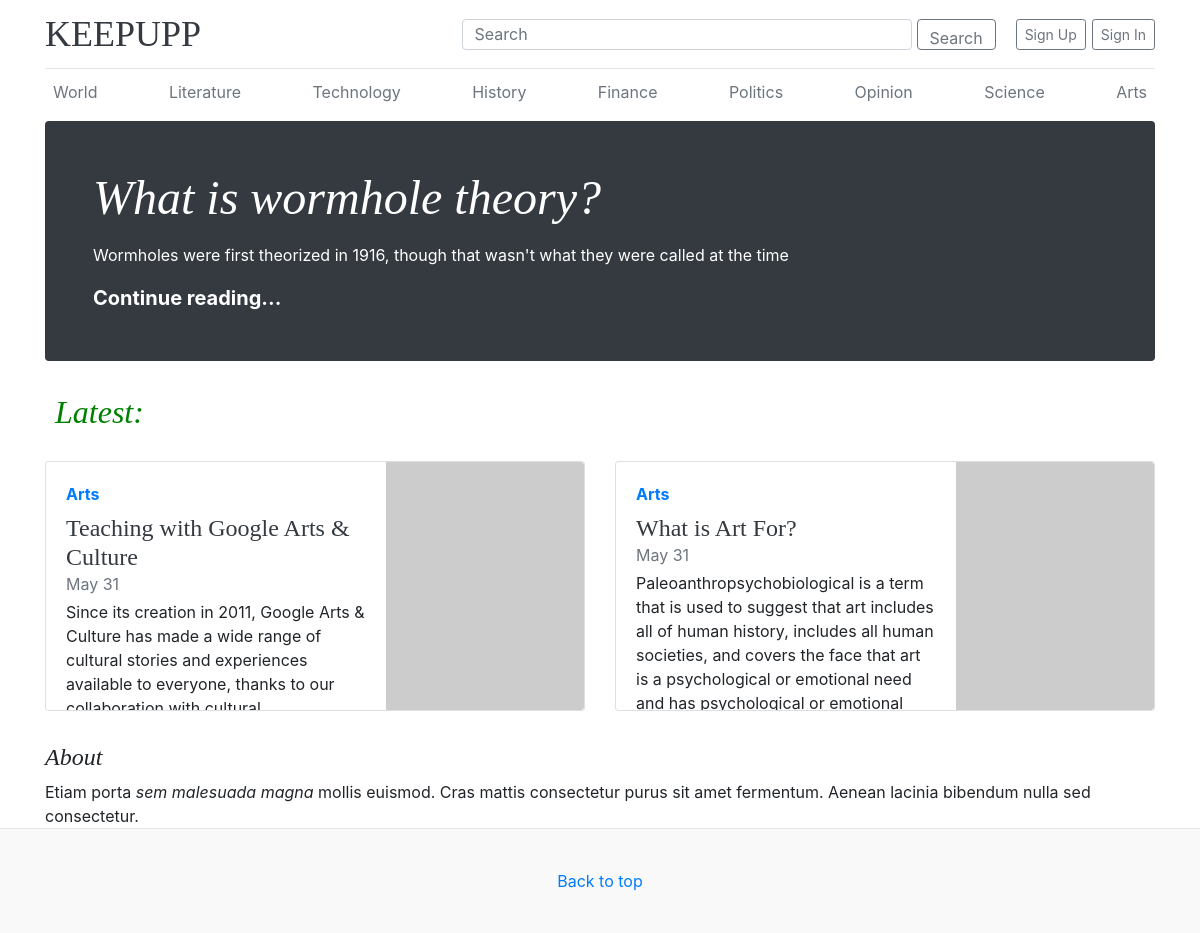
The page / on the database its author committed.
### articles/models.py (models this page shows, shortened)
class Articles(models.Model):
    title= models.CharField(default='NULL',max_length=100)
    content = models.CharField(default='NULL',max_length=1000000)
    writer = models.CharField(default='NULL',max_length=50)
    likes = models.PositiveIntegerField(default=0)
    cat = models.ManyToManyField(Category)
    pdate = models.DateTimeField(default=timezone.now)
    tags = models.CharField(default='NULL',max_length=700)

class Category(models.Model):
    name = models.CharField(max_length=15)
    catid = models.IntegerField(default=0)

### articles/views.py (the view, shortened to what this page needs)
# urls.py: path('',views.home,name = "home"),
def home(request):
    popl = Articles.objects.order_by('-likes' ,'-pdate')[0]
    pd ={}
    pd['ptitle'] = popl.title
    pd['pcon'] = popl.content.split('.')[0]
    pd['pcat'] = popl.cat.all()[0].name
    pd['pid'] = popl.id
    rec = Articles.objects.exclude(id=pd['pid']).order_by('-pdate')[0:2]
    rlist =[]
    for i in range(0,2):
        d ={}
        d['title']= rec[i].title
        d['con'] = rec[i].content.split('.')[0]
        d['cat'] = rec[i].cat.all()[0].name
        d['id'] = rec[i].id
        d['date'] = rec[i].pdate.strftime("%b") + " " + rec[i].pdate.strftime("%d")
        rlist.append(d)
    context = {
        'pd':pd,
        'rlist':rlist
        }
    return render(request,"home.html",context)

### templates/home.html (shortened to what this page needs)
<!doctype html>
<html lang="en">
  <head>
    <link href="static/bootstrap-4/dist/css/bootstrap.min.css" rel="stylesheet">
    <link href="/static/home.css" rel="stylesheet">
  </head>
  <body>
    <div class="container">
      <header class="blog-header py-3">
        <div class="row flex-nowrap justify-content-between align-items-center">
          <div class="col-4 text-left">
            <a class="blog-header-logo text-dark" href="#">KEEPUPP</a>
          </div>
          <div class="col-4 d-flex justify-content-end align-items-center">
            <form class="d-flex" role="search">
              <input class="form-control me-2" id="searchhome" type="search" placeholder="Search" aria-label="Search">
              <button class="btn btn-outline-success" id="searchbutton" type="submit">Search</button>
            </form>
            <a class="btn btn-sm btn-outline-secondary" id="signup" href="./register">Sign Up</a>
            <a class="btn btn-sm btn-outline-secondary" href="./login">Sign In</a>
          </div>
        </div>
      </header>
      {% include "catlist.html" %}
      <div class="jumbotron p-3 p-md-5 text-white rounded bg-dark">
        <div class="col-md-12 px-0">
          <h1 class="display-4 font-italic">{{pd.ptitle}}</h1>
          <p class="lead my-3">{{pd.pcon|safe}}</p>
          <p class="lead mb-0"><a href={%url 'articledisplay' pd.pcat pd.pid %} class="text-white font-weight-bold">Continue reading...</a></p>
        </div>
      </div>
      <h2 class="font-italic" style="margin:30px 10px; color:green;">Latest:</h2>
      <div class="row mb-2">
        {% for r in rlist %}
        <div class="col-md-6">
          <div class="card flex-md-row mb-4 shadow-sm h-md-250" style="overflow:auto;">
            <div class="card-body d-flex flex-column align-items-start">
              <strong class="d-inline-block mb-2 text-primary">{{r.cat}}</strong>
              <h4 class="mb-0 text-dark">
                {{r.title}}
              </h4>
              <div class="mb-1 text-muted">{{r.date}}</div>
              <p class="card-text mb-auto">{{r.con|safe}}</p>
            </div>
            <img class="card-img-right flex-auto d-none d-lg-block" src="https://loremflickr.com/200/250/{{r.cat}}/all" alt="Card image cap">
          </div>
        </div>
        {% endfor %}
      </div>
      <h4 class="font-italic">About</h4>
      <p class="mb-0">Etiam porta <em>sem malesuada magna</em> mollis euismod. Cras mattis consectetur purus sit amet fermentum. Aenean lacinia bibendum nulla sed consectetur.</p>
    </div>
    <footer class="blog-footer">
      <p>
        <a href="#">Back to top</a>
      </p>
    </footer>
  </body>
</html>

### templates/catlist.html
<div class="nav-scroller py-1 mb-2">
    <nav class="nav d-flex justify-content-between">
      <a class="p-2 text-muted" href={% url 'catdisplay' 'World' %}>World</a>
      <a class="p-2 text-muted" href={% url 'catdisplay' 'Literature' %}>Literature</a>
      <a class="p-2 text-muted" href={% url 'catdisplay' 'Technology' %}>Technology</a>
      <a class="p-2 text-muted" href={% url 'catdisplay' 'History' %}>History</a>
      <a class="p-2 text-muted" href={% url 'catdisplay' 'Finance' %}>Finance</a>
      <a class="p-2 text-muted" href={% url 'catdisplay' 'Politics' %}>Politics</a>
      <a class="p-2 text-muted" href={% url 'catdisplay' 'Opinion' %}>Opinion</a>
      <a class="p-2 text-muted" href={% url 'catdisplay' 'Science' %}>Science</a>
      <a class="p-2 text-muted" href={% url 'catdisplay' 'Arts' %}>Arts</a>
    </nav>
  </div>

### static/home.css (style rules this page uses)
.blog-header { line-height: 1; border-bottom: 1px solid #e5e5e5; }
.blog-header-logo { font-family: "Playfair Display", Georgia, "Times New Roman", serif; font-size: 2.25rem; }
h1, h2, h3, h4, h5, h6 { font-family: "Playfair Display", Georgia, "Times New Roman", serif; }
.display-4 { font-size: 2.5rem; }
@media (min-width: 768px) { .display-4 { font-size: 3rem; } }
.nav-scroller { position: relative; z-index: 2; height: 2.75rem; overflow-y: hidden; }
.nav-scroller .nav { display: -ms-flexbox; display: flex; -ms-flex-wrap: nowrap; flex-wrap: nowrap; padding-bottom: 1rem; margin-top: -1px; overflow-x: auto; text-align: center; white-space: nowrap; -webkit-overflow-scrolling: touch; }
.card-img-right { height: 100%; border-radius: 0 3px 3px 0; }
.flex-auto { -ms-flex: 0 0 auto; flex: 0 0 auto; }
@media (min-width: 768px) { .h-md-250 { height: 250px; } }
.blog-footer { padding: 2.5rem 0; color: #999; text-align: center; background-color: #f9f9f9; border-top: .05rem solid #e5e5e5; }
.blog-footer p:last-child { margin-bottom: 0; }
a#signup { margin-right: 6px; }
input#searchhome { margin-right: 5px; width: 450px; height: 31px; }
button#searchbutton { color: #6c757d; background-color: transparent; background-image: none; border-color: #6c757d; margin-right: 20px; text-align: center; height: 31px; }

### rows shown on the page
Articles: ptitle "What is wormhole theory?"
Category: cat "Arts" "Arts"
Articles: title "Teaching with Google Arts & Culture"
Articles: title "What is Art For?"

### other values the page prints
{{ pd.pcon|safe }} "Wormholes were first theorized in 1916, though that wasn't what they were called at the time"
{{ r.date }} "May 31" "May 31"
{{ r.con|safe }} "Since its creation in 2011, Google Arts & Culture has made a wide range of cultural stories and experiences available to everyone, thanks to our…"
